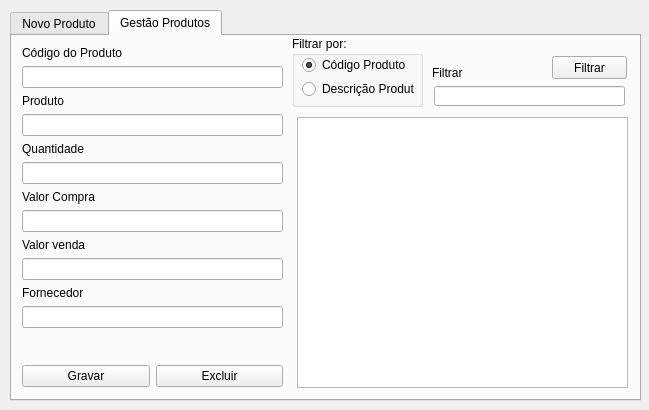
<?xml version="1.0" encoding="UTF-8"?>
<ui version="4.0">
 <class>fm_gestaoEstoque</class>
 <widget class="QDialog" name="fm_gestaoEstoque">
  <property name="geometry">
   <rect>
    <x>0</x>
    <y>0</y>
    <width>649</width>
    <height>410</height>
   </rect>
  </property>
  <property name="windowTitle">
   <string>Dialog</string>
  </property>
  <widget class="QTabWidget" name="tabWidget">
   <property name="geometry">
    <rect>
     <x>10</x>
     <y>10</y>
     <width>631</width>
     <height>391</height>
    </rect>
   </property>
   <property name="currentIndex">
    <number>1</number>
   </property>
   <widget class="QWidget" name="tab_novoproduto">
    <attribute name="title">
     <string>Novo Produto</string>
    </attribute>
    <widget class="QWidget" name="layoutWidget">
     <property name="geometry">
      <rect>
       <x>11</x>
       <y>20</y>
       <width>601</width>
       <height>221</height>
      </rect>
     </property>
     <layout class="QVBoxLayout" name="verticalLayout_7">
      <item>
       <layout class="QVBoxLayout" name="verticalLayout">
        <item>
         <widget class="QLabel" name="label">
          <property name="text">
           <string>Código do Produto</string>
          </property>
         </widget>
        </item>
        <item>
         <widget class="QLineEdit" name="txt_codigoproduto"/>
        </item>
       </layout>
      </item>
      <item>
       <layout class="QVBoxLayout" name="verticalLayout_2">
        <item>
         <widget class="QLabel" name="label_2">
          <property name="text">
           <string>Descrição Produto</string>
          </property>
         </widget>
        </item>
        <item>
         <widget class="QLineEdit" name="txt_descicaoproduto"/>
        </item>
       </layout>
      </item>
      <item>
       <layout class="QHBoxLayout" name="horizontalLayout_2">
        <item>
         <layout class="QVBoxLayout" name="verticalLayout_3">
          <item>
           <widget class="QLabel" name="label_3">
            <property name="text">
             <string>Qtde Estoque</string>
            </property>
           </widget>
          </item>
          <item>
           <widget class="QLineEdit" name="txt_qtdeestoque"/>
          </item>
         </layout>
        </item>
        <item>
         <layout class="QVBoxLayout" name="verticalLayout_5">
          <item>
           <widget class="QLabel" name="label_5">
            <property name="text">
             <string>Valor de Compra</string>
            </property>
           </widget>
          </item>
          <item>
           <widget class="QLineEdit" name="txt_valorcompra"/>
          </item>
         </layout>
        </item>
        <item>
         <layout class="QVBoxLayout" name="verticalLayout_6">
          <item>
           <widget class="QLabel" name="label_6">
            <property name="text">
             <string>Valor de Venda</string>
            </property>
           </widget>
          </item>
          <item>
           <widget class="QLineEdit" name="txt_valorvenda"/>
          </item>
         </layout>
        </item>
        <item>
         <layout class="QVBoxLayout" name="verticalLayout_4">
          <item>
           <widget class="QLabel" name="label_4">
            <property name="text">
             <string>Fornecedor</string>
            </property>
           </widget>
          </item>
          <item>
           <widget class="QLineEdit" name="txt_fornecedor"/>
          </item>
         </layout>
        </item>
       </layout>
      </item>
      <item>
       <spacer name="verticalSpacer">
        <property name="orientation">
         <enum>Qt::Vertical</enum>
        </property>
        <property name="sizeHint" stdset="0">
         <size>
          <width>20</width>
          <height>40</height>
         </size>
        </property>
       </spacer>
      </item>
      <item>
       <layout class="QHBoxLayout" name="horizontalLayout">
        <item>
         <widget class="QPushButton" name="btn_novoproduto">
          <property name="text">
           <string>Novo</string>
          </property>
         </widget>
        </item>
        <item>
         <widget class="QPushButton" name="btn_gravarnovoproduto">
          <property name="text">
           <string>Gravar</string>
          </property>
         </widget>
        </item>
       </layout>
      </item>
     </layout>
    </widget>
   </widget>
   <widget class="QWidget" name="tab_gestaoprodutos">
    <attribute name="title">
     <string>Gestão Produtos</string>
    </attribute>
    <widget class="QTableWidget" name="tw_ge_produtos">
     <property name="geometry">
      <rect>
       <x>285</x>
       <y>81</y>
       <width>331</width>
       <height>271</height>
      </rect>
     </property>
    </widget>
    <widget class="QGroupBox" name="groupBox">
     <property name="geometry">
      <rect>
       <x>280</x>
       <y>0</y>
       <width>131</width>
       <height>71</height>
      </rect>
     </property>
     <property name="title">
      <string>Filtrar por:</string>
     </property>
     <widget class="QWidget" name="layoutWidget">
      <property name="geometry">
       <rect>
        <x>10</x>
        <y>20</y>
        <width>112</width>
        <height>42</height>
       </rect>
      </property>
      <layout class="QVBoxLayout" name="verticalLayout_8">
       <item>
        <widget class="QRadioButton" name="rb_ge_codigo">
         <property name="text">
          <string>Código Produto</string>
         </property>
         <property name="checked">
          <bool>true</bool>
         </property>
        </widget>
       </item>
       <item>
        <widget class="QRadioButton" name="rb_ge_produto">
         <property name="text">
          <string>Descrição Produto</string>
         </property>
        </widget>
       </item>
      </layout>
     </widget>
    </widget>
    <widget class="QLineEdit" name="txt_ge_filtar">
     <property name="geometry">
      <rect>
       <x>422</x>
       <y>50</y>
       <width>191</width>
       <height>20</height>
      </rect>
     </property>
    </widget>
    <widget class="QLabel" name="label_13">
     <property name="geometry">
      <rect>
       <x>420</x>
       <y>30</y>
       <width>47</width>
       <height>13</height>
      </rect>
     </property>
     <property name="text">
      <string>Filtrar</string>
     </property>
    </widget>
    <widget class="QPushButton" name="btn_ge_filtrar">
     <property name="geometry">
      <rect>
       <x>540</x>
       <y>20</y>
       <width>75</width>
       <height>23</height>
      </rect>
     </property>
     <property name="text">
      <string>Filtrar</string>
     </property>
    </widget>
    <widget class="QWidget" name="layoutWidget">
     <property name="geometry">
      <rect>
       <x>10</x>
       <y>10</y>
       <width>261</width>
       <height>341</height>
      </rect>
     </property>
     <layout class="QVBoxLayout" name="verticalLayout_15">
      <item>
       <layout class="QVBoxLayout" name="verticalLayout_9">
        <item>
         <widget class="QLabel" name="label_7">
          <property name="text">
           <string>Código do Produto</string>
          </property>
         </widget>
        </item>
        <item>
         <widget class="QLineEdit" name="txt_ge_codigoproduto"/>
        </item>
       </layout>
      </item>
      <item>
       <layout class="QVBoxLayout" name="verticalLayout_10">
        <item>
         <widget class="QLabel" name="label_8">
          <property name="text">
           <string>Produto</string>
          </property>
         </widget>
        </item>
        <item>
         <widget class="QLineEdit" name="txt_ge_produto"/>
        </item>
       </layout>
      </item>
      <item>
       <layout class="QVBoxLayout" name="verticalLayout_11">
        <item>
         <widget class="QLabel" name="label_9">
          <property name="text">
           <string>Quantidade</string>
          </property>
         </widget>
        </item>
        <item>
         <widget class="QLineEdit" name="txt_ge_qtde"/>
        </item>
       </layout>
      </item>
      <item>
       <layout class="QVBoxLayout" name="verticalLayout_12">
        <item>
         <widget class="QLabel" name="label_10">
          <property name="text">
           <string>Valor Compra</string>
          </property>
         </widget>
        </item>
        <item>
         <widget class="QLineEdit" name="txt_ge_valorcompra"/>
        </item>
       </layout>
      </item>
      <item>
       <layout class="QVBoxLayout" name="verticalLayout_13">
        <item>
         <widget class="QLabel" name="label_11">
          <property name="text">
           <string>Valor venda</string>
          </property>
         </widget>
        </item>
        <item>
         <widget class="QLineEdit" name="txt_ge_valorvenda"/>
        </item>
       </layout>
      </item>
      <item>
       <layout class="QVBoxLayout" name="verticalLayout_14">
        <item>
         <widget class="QLabel" name="label_12">
          <property name="text">
           <string>Fornecedor</string>
          </property>
         </widget>
        </item>
        <item>
         <widget class="QLineEdit" name="txt_ge_fornecedor"/>
        </item>
        <item>
         <spacer name="verticalSpacer_2">
          <property name="orientation">
           <enum>Qt::Vertical</enum>
          </property>
          <property name="sizeHint" stdset="0">
           <size>
            <width>20</width>
            <height>40</height>
           </size>
          </property>
         </spacer>
        </item>
       </layout>
      </item>
      <item>
       <layout class="QHBoxLayout" name="horizontalLayout_3">
        <item>
         <widget class="QPushButton" name="btn_ge_gravar">
          <property name="text">
           <string>Gravar</string>
          </property>
         </widget>
        </item>
        <item>
         <widget class="QPushButton" name="btn_ge_excluir">
          <property name="text">
           <string>Excluir</string>
          </property>
         </widget>
        </item>
       </layout>
      </item>
     </layout>
    </widget>
   </widget>
  </widget>
 </widget>
 <resources/>
 <connections/>
</ui>
